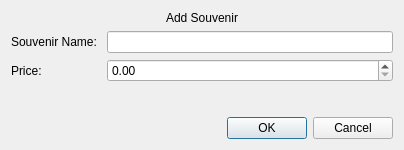
<?xml version="1.0" encoding="UTF-8"?>
<ui version="4.0">
 <class>addsouvenir</class>
 <widget class="QDialog" name="addsouvenir">
  <property name="geometry">
   <rect>
    <x>0</x>
    <y>0</y>
    <width>404</width>
    <height>150</height>
   </rect>
  </property>
  <property name="windowTitle">
   <string>Dialog</string>
  </property>
  <layout class="QGridLayout" name="gridLayout">
   <item row="0" column="0">
    <layout class="QVBoxLayout" name="verticalLayout">
     <item>
      <widget class="QLabel" name="label">
       <property name="text">
        <string>Add Souvenir</string>
       </property>
       <property name="alignment">
        <set>Qt::AlignCenter</set>
       </property>
      </widget>
     </item>
     <item>
      <layout class="QFormLayout" name="formLayout">
       <item row="0" column="0">
        <widget class="QLabel" name="addSouvenir_name_label">
         <property name="text">
          <string>Souvenir Name: </string>
         </property>
        </widget>
       </item>
       <item row="0" column="1">
        <widget class="QLineEdit" name="addSouvenir_souvenirName_lineEdit"/>
       </item>
       <item row="1" column="0">
        <widget class="QLabel" name="addSouvenir_price_label">
         <property name="text">
          <string>Price:</string>
         </property>
        </widget>
       </item>
       <item row="1" column="1">
        <widget class="QDoubleSpinBox" name="addSouvenir_price_doubleSpinBox"/>
       </item>
       <item row="2" column="1">
        <spacer name="verticalSpacer">
         <property name="orientation">
          <enum>Qt::Vertical</enum>
         </property>
         <property name="sizeHint" stdset="0">
          <size>
           <width>20</width>
           <height>40</height>
          </size>
         </property>
        </spacer>
       </item>
       <item row="3" column="1">
        <widget class="QDialogButtonBox" name="addSouvenir_confirmation_buttonBox">
         <property name="orientation">
          <enum>Qt::Horizontal</enum>
         </property>
         <property name="standardButtons">
          <set>QDialogButtonBox::Cancel|QDialogButtonBox::Ok</set>
         </property>
        </widget>
       </item>
      </layout>
     </item>
    </layout>
   </item>
  </layout>
 </widget>
 <resources/>
 <connections>
  <connection>
   <sender>addSouvenir_confirmation_buttonBox</sender>
   <signal>accepted()</signal>
   <receiver>addsouvenir</receiver>
   <slot>accept()</slot>
   <hints>
    <hint type="sourcelabel">
     <x>248</x>
     <y>254</y>
    </hint>
    <hint type="destinationlabel">
     <x>157</x>
     <y>274</y>
    </hint>
   </hints>
  </connection>
  <connection>
   <sender>addSouvenir_confirmation_buttonBox</sender>
   <signal>rejected()</signal>
   <receiver>addsouvenir</receiver>
   <slot>reject()</slot>
   <hints>
    <hint type="sourcelabel">
     <x>316</x>
     <y>260</y>
    </hint>
    <hint type="destinationlabel">
     <x>286</x>
     <y>274</y>
    </hint>
   </hints>
  </connection>
 </connections>
</ui>
